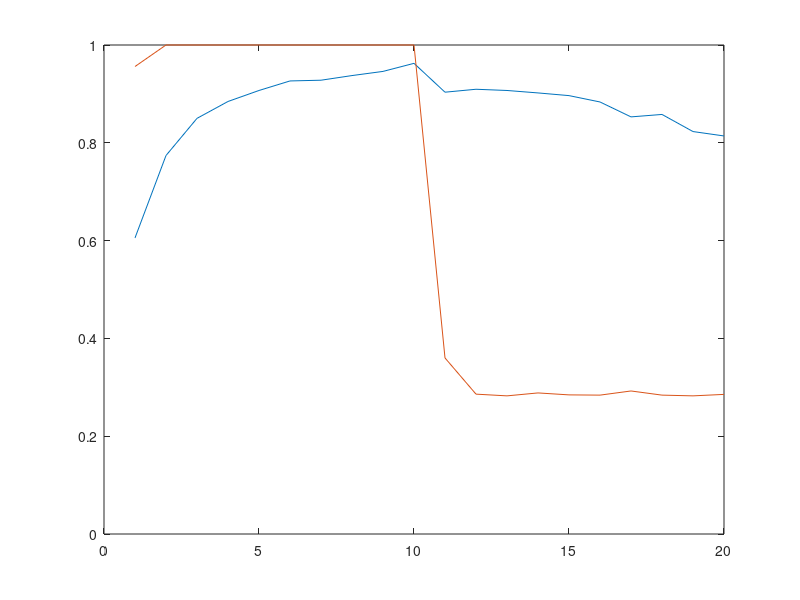

Write MATLAB code to recreate this figure.
    close all; clear all

    Exp=2;
    demoted=[8 2]; % demoted option points

    %promoted options during training
    prom(1,:)=[17 1]; % partial reinforcement
    prom(2,:)=[9 9]; %full reinforce

    prom_ext = [1 1]; % promoted points during extinction

    nTrialsPerBlock=10; % number of trials per block


    j=1;
    k=2;
    run=1;

    nTrainBlocks = 10;
    nTestBlocks = 10; % these are really extinction blocks; should prob rename

    nBlocks = nTrainBlocks + nTestBlocks;
    nTrials = nBlocks * nTrialsPerBlock;
    listlength=nTrials;
    Partial_Prom = zeros(1,nBlocks);
    Full_Prom = zeros(1,nBlocks);

    possGroupSize=[2 3 4 5];

    nReps=200;


    for p=1:2; %1=partial 2=full either running partial or full
        % nesting p inside reps didn't make sense to me, as full and
        % partial are different conditions (ppl don't see same thing)

        for reps=1:nReps

            t = 1;
            counter=1;
            absT=1;

            vTrain = [repmat(prom(p,1),1,nTrialsPerBlock*nTrainBlocks/2) ...
                repmat(prom(p,2),1,nTrialsPerBlock*nTrainBlocks/2)];
            vExt = [repmat(prom_ext(1),1,nTrialsPerBlock*nTestBlocks/2) ...
                repmat(prom_ext(2),1,nTrialsPerBlock*nTestBlocks/2)];

            v = [randsample(vTrain,length(vTrain),false) ...
                randsample(vExt,length(vExt),false)];
            v = [v; repmat(demoted(Exp),1,nTrials)];
            [y, maxi] = max(v);
            v = [v; maxi==1];

            absP = [];
            gContext=[];
            groups=1;
            groupSize=randsample(possGroupSize,listlength,true);% random
            cumulz = cumsum(groupSize);
            numGroups = find(cumulz>=listlength, 1, 'first'); % finds first instance
            if numGroups>1
                groupSize(numGroups) = listlength-cumulz(numGroups-1);
                groupSize = groupSize(1:numGroups);
            else
                groupSize = listlength;
            end

            for gz=1:length(groupSize)
                gContext = [gContext repmat(gz,1,groupSize(gz))];
                absP = [absP 1:groupSize(gz)];
            end


            for block=1:nBlocks

                if block > nTrainBlocks
                    curr_prom = prom_ext;
                else
                    curr_prom = prom(p,:);
                end


                for t=1:nTrialsPerBlock
                    %SIZE of current group
                    payoff=[];
                    %current group size
                    Curr_group=groupSize(gContext(absT));
                   % this is the first item of a group then payoff will be 0 -no info available
                     if absP(absT)==1

                         first_pos=find(absP(1:absT-1)==1);

                 payoff=first_pos;

                    elseif groupSize(gContext(absT))>1
                        Start_CG=1+(find((gContext(1:absT)~=gContext(absT)),1,'last'));
                        Index_CG= Start_CG:(absT-1);
                        payoff_CG=v(3,Index_CG); % find sequence for current group to t-1
                        sample_size=length(payoff_CG);
                        % find all other groups that have been seen that are smaller than
                        % or equal to size of current group

                        for g=1:(gContext(absT-1))
                            groupStart=find(gContext==g,1,'first');
                            if groupSize(gContext(groupStart))>=sample_size
                                %sequence=strfind(v(3,groupStart:(groupStart+sample_size-1)),payoff_CG);
                                sequence=all(v(3,groupStart:(groupStart+sample_size-1))==payoff_CG);
                                if sequence==1
                                    match=groupStart+sample_size;
                                    payoff=[payoff;match]; % build up payoff index for each time the sequence has been sampled
                                end
                            end

                        end
                    end

                    if length(payoff)>0
                        exVal = mean(v(1,payoff'));
                        % choose option with highest value
                        t_P(t,block) = exVal>demoted(Exp);
                    else % if we don't have any matches default to "safe" option
                        %t_P(t,block) = 0;% demoted(Exp); % ...just guess
                        t_P(t,block) = rand>.5;
                    end

                    absT=absT+1;
                end


                if p==1
                    Partial_Prom(reps,block) = mean(t_P(:,block));
                else
                    Full_Prom(reps,block) = mean(t_P(:,block));
                end
            end

        end

    end

    Full_P_prom(1:20)=mean(Full_Prom)
    Partial_P_prom(1:20)=mean(Partial_Prom)


    plot(mean(Partial_Prom))
    hold on
    %    subplot(1,5,m);
    plot(mean(Full_Prom))
    hold off
    ylim([0 1])
